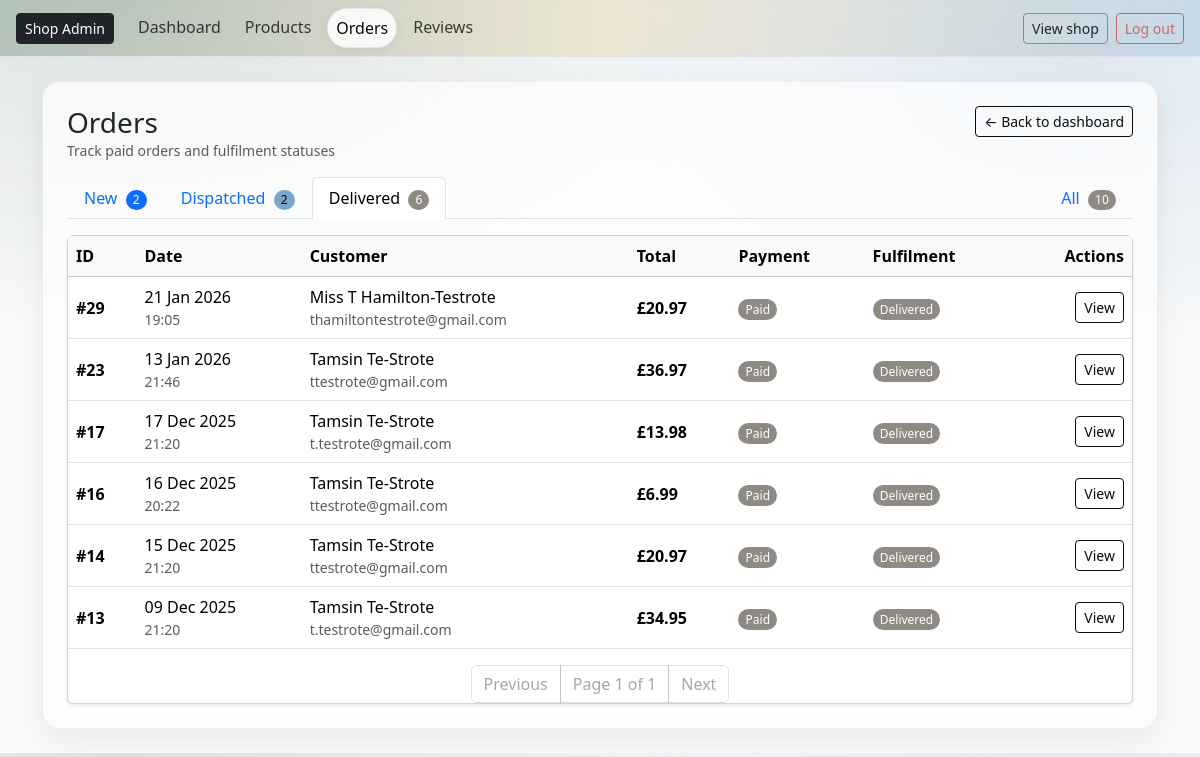
Page /owner/orders/?tab=delivered (signed in) on the committed database.
### checkout/models.py (models this page shows, shortened)
class Order(models.Model):
    PENDING = "PENDING"
    PAID = "PAID"
    FAILED = "FAILED"
    NEW = "NEW"
    DISPATCHED = "DISPATCHED"
    DELIVERED = "DELIVERED"
    CANCELLED = "CANCELLED"
    STATUS_CHOICES = [
        (PENDING, "Pending"),
        (PAID, "Paid"),
        (FAILED, "Failed"),
    ]
    FULFILMENT_CHOICES = [
        (NEW, "New"),
        (DISPATCHED, "Dispatched"),
        (DELIVERED, "Delivered"),
        (CANCELLED, "Cancelled"),
    ]
    user = models.ForeignKey(
        settings.AUTH_USER_MODEL,
        on_delete=models.SET_NULL,
        null=True,
        blank=True,
        related_name="orders",
    )
    full_name = models.CharField(max_length=100, blank=True)
    email = models.EmailField(blank=True)
    address_line1 = models.CharField(max_length=255, blank=True)
    address_line2 = models.CharField(max_length=255, blank=True)
    city = models.CharField(max_length=100, blank=True)
    postcode = models.CharField(max_length=20, blank=True)
    status = models.CharField(
        max_length=10,
        choices=STATUS_CHOICES,
        default=PENDING,
    )
    total = models.DecimalField(max_digits=8, decimal_places=2)
    stripe_session_id = models.CharField(max_length=255, blank=True)
    created_at = models.DateTimeField(auto_now_add=True)
    stock_deducted = models.BooleanField(default=False)
    fulfilment_status = models.CharField(
        max_length=12,
        choices=FULFILMENT_CHOICES,
        default=NEW,
    )
    dispatched_at = models.DateTimeField(null=True, blank=True)
    delivered_at = models.DateTimeField(null=True, blank=True)
    cancelled_at = models.DateTimeField(null=True, blank=True)

### owner/views.py (the view)
# urls.py: path("orders/", views.my_orders, name="my_orders"),
@staff_member_required(login_url="owner:owner_login")
def orders(request):
    tab = request.GET.get("tab", "new")
    base = Order.objects.all().order_by("-created_at")
    if tab == "all":
        qs = base.filter(
            status=Order.PAID,
            fulfilment_status__in=[
                    Order.DELIVERED,
                    Order.DISPATCHED,
                    Order.NEW,],)
    elif tab == "new":
        qs = base.filter(
            status=Order.PAID, fulfilment_status=Order.NEW)
    elif tab == "dispatched":
        qs = base.filter(
            status=Order.PAID, fulfilment_status=Order.DISPATCHED)
    elif tab == "delivered":
        qs = base.filter(
            status=Order.PAID, fulfilment_status=Order.DELIVERED)
    else:
        qs = base
    counts = {
        "all": base.filter(
            status=Order.PAID,
            fulfilment_status__in=[
                Order.DELIVERED, Order.DISPATCHED, Order.NEW,]).count(),
        "new": base.filter(
            status=Order.PAID, fulfilment_status=Order.NEW).count(),
        "dispatched": base.filter(
            status=Order.PAID, fulfilment_status=Order.DISPATCHED).count(),
        "delivered": base.filter(
            status=Order.PAID, fulfilment_status=Order.DELIVERED).count(),
    }
    paginator = Paginator(qs, 10)
    page_number = request.GET.get("page")
    page_obj = paginator.get_page(page_number)
    return render(request, "owner/orders.html", {
        "orders": page_obj,
        "page_obj": page_obj,
        "paginator": paginator,
        "tab": tab,
        "counts": counts,
    })

### cart/context_processors.py (called while the page is built)
def cart_count(request):
    cart = get_or_create_cart(request)
    try:
        count = sum(i.qty for i in cart.items.all())
    except Exception:
        count = 0
    return {"cart_count": count}

### cart/utils.py (called while the page is built)
def get_or_create_cart(request):
    if not request.session.session_key:
        request.session.create()
    request.session.set_expiry(60 * 60 * 24 * 14)
    session_key = request.session.session_key
    if request.user.is_authenticated:
        cart, created = Cart.objects.get_or_create(
            user=request.user,
            defaults={"session_key": session_key},
        )
        if not cart.session_key:
            cart.session_key = session_key
            cart.save(update_fields=["session_key"])
        return cart
    cart, _ = Cart.objects.get_or_create(user=None, session_key=session_key)
    return cart

### owner/templates/owner/orders.html (shortened to what this page needs)
{% extends "owner/base_owner.html" %}
{% load tag_extras %}
{% block content %}
<div class="d-flex justify-content-between align-items-start mb-3">
  <div>
    <h1 class="h3 mb-0">Orders</h1>
    <div class="text-muted small">Track paid orders and fulfilment statuses</div>
  </div>
      <a href="{% url 'owner:owner_dashboard' %}" class="btn btn-sm btn-outline-secondary mb-2">
      ← Back to dashboard
    </a>
</div>
<ul class="nav nav-tabs mb-3">
  <li class="nav-item">
    <a class="nav-link {% if tab == 'new' %}active{% endif %}" href="?tab=new">
      New
      {% if counts.new %}
        <span class="badge text-bg-primary ms-1">{{ counts.new }}</span>
      {% else %}
        <span class="badge text-bg-light border ms-1">0</span>
      {% endif %}
    </a>
  </li>
  <li class="nav-item">
    <a class="nav-link {% if tab == 'dispatched' %}active{% endif %}" href="?tab=dispatched">
      Dispatched
      {% if counts.dispatched %}
        <span class="badge text-bg-info ms-1">{{ counts.dispatched }}</span>
      {% else %}
        <span class="badge text-bg-light border ms-1">0</span>
      {% endif %}
    </a>
  </li>
  <li class="nav-item">
    <a class="nav-link {% if tab == 'delivered' %}active{% endif %}" href="?tab=delivered">
      Delivered
      {% if counts.delivered %}
        <span class="badge text-bg-success ms-1">{{ counts.delivered }}</span>
      {% else %}
        <span class="badge text-bg-light border ms-1">0</span>
      {% endif %}
    </a>
  </li>
  <li class="nav-item ms-auto">
    <a class="nav-link {% if tab == 'all' %}active{% endif %}" href="?tab=all">
      All
      <span class="badge text-bg-secondary ms-1">{{ counts.all }}</span>
    </a>
  </li>
</ul>
<div class="card shadow-sm">
  <div class="table-responsive">
    <table class="table align-middle mb-0">
      <thead class="table-light">
        <tr>
          <th>ID</th>
          <th>Date</th>
          <th>Customer</th>
          <th>Total</th>
          <th>Payment</th>
          <th>Fulfilment</th>
          <th class="text-end">Actions</th>
        </tr>
      </thead>
      <tbody>
        {% for o in orders %}
          <tr>
            <td class="fw-semibold">#{{ o.id }}</td>
            <td>
              {{ o.created_at|date:"d M Y" }}
              <div class="text-muted small">{{ o.created_at|date:"H:i" }}</div>
            </td>
            <td>
              {{ o.full_name|default:o.email|default:"Guest" }}
              {% if o.email %}
                <div class="text-muted small text-truncate" style="max-width: 260px;">{{ o.email }}</div>
              {% endif %}
            </td>
            <td class="fw-semibold">£{{ o.total }}</td>
            <td>
              {% if o.status == "PAID" %}
                <span class="badge text-bg-success">Paid</span>
              {% elif o.status == "PENDING" %}
                <span class="badge text-bg-warning">Pending</span>
              {% else %}
                <span class="badge text-bg-danger">Failed</span>
              {% endif %}
            </td>
            <td>
              {% if o.fulfilment_status == "NEW" %}
                <span class="badge text-bg-secondary">New</span>
              {% elif o.fulfilment_status == "DISPATCHED" %}
                <span class="badge text-bg-info">Dispatched</span>
              {% elif o.fulfilment_status == "DELIVERED" %}
                <span class="badge text-bg-success">Delivered</span>
              {% elif o.fulfilment_status == "CANCELLED" %}
                <span class="badge text-bg-dark">Cancelled</span>
              {% else %}
                <span class="badge text-bg-light border">—</span>
              {% endif %}
            </td>
            <td class="text-end">
              <div class="d-flex flex-wrap justify-content-end align-items-center gap-2">
                <a class="btn btn-sm btn-outline-secondary"
                  href="{% url 'owner:owner_order_detail' o.id %}">
                  View
                </a>
              </div>
            </td>
          </tr>
        {% endfor %}
      </tbody>
    </table>
    <nav class="mt-3">
      <ul class="pagination justify-content-center mb-0">
        {% if page_obj.has_previous %}
          <li class="page-item">
            <a class="page-link"
              href="?{% querystring request.GET 'page' page_obj.previous_page_number %}">
              Previous
            </a>
          </li>
        {% else %}
          <li class="page-item disabled"><span class="page-link">Previous</span></li>
        {% endif %}
        <li class="page-item disabled">
          <span class="page-link">Page {{ page_obj.number }} of {{ page_obj.paginator.num_pages }}</span>
        </li>
        {% if page_obj.has_next %}
          <li class="page-item">
            <a class="page-link"
              href="?{% querystring request.GET 'page' page_obj.next_page_number %}">
              Next
            </a>
          </li>
        {% else %}
          <li class="page-item disabled"><span class="page-link">Next</span></li>
        {% endif %}
      </ul>
    </nav>
  </div>
</div>
{% endblock content %}

### static/css/base-admin.css (style rules this page uses)
:root { --bb-primary: #0a0b0b; --bb-secondary: #8f8a83; --bb-success: #8f8a83; --bb-warning: #e3b35a; --bb-danger: #c46a6a; --bb-info: #7aa6c9; --bb-bg-soft: rgba(255, 255, 255, .85); --bb-border-soft: rgba(0, 0, 0, .08); --bb-shadow-soft: 0 12px 30px rgba(0, 0, 0, .06); --bb-primary: #0a0b0b; --bb-primary-dark: #0a0b0b; --bb-cream: #f6f4f0; --bb-text: #333333; }
body.bb-admin { background: radial-gradient(1200px 600px at 10% 0%, rgba(95, 127, 107, .18), transparent 55%), radial-gradient(900px 500px at 90% 10%, rgba(122, 166, 201, .20), transparent 55%), #f8f9fa; }
.btn-outline-secondary { background: var(--aa-primary); border-color: var(--aa-primary); color: var(--bb-primary); }
.badge { border-radius: 999px; font-weight: 500; padding: .35em .6em; }
.text-bg-success { background-color: var(--bb-success) !important; }
.text-bg-info { background-color: var(--bb-info) !important; }
.text-bg-secondary { background-color: var(--bb-secondary) !important; }
.pagination .page-link { color: var(--bb-primary); border-color: rgba(0,0,0,.12); }
.pagination .page-item.disabled .page-link { color: rgba(0,0,0,.35); background-color: transparent; }

### rows in the picture
Order: id "29", created_at "21 Jan 2026", created_at "19:05", full_name "Miss T Hamilton-Testrote", email "thamiltontestrote@gmail.com", total "20.97", status "Paid", fulfilment_status "Delivered"
Order: id "23", created_at "13 Jan 2026", created_at "21:46", full_name "Tamsin Te-Strote", email "ttestrote@gmail.com", total "36.97", status "Paid", fulfilment_status "Delivered"
Order: id "17", created_at "17 Dec 2025", created_at "21:20", full_name "Tamsin Te-Strote", email "t.testrote@gmail.com", total "13.98", status "Paid", fulfilment_status "Delivered"
Order: id "16", created_at "16 Dec 2025", created_at "20:22", full_name "Tamsin Te-Strote", email "ttestrote@gmail.com", total "6.99", status "Paid", fulfilment_status "Delivered"
Order: id "14", created_at "15 Dec 2025", created_at "21:20", full_name "Tamsin Te-Strote", email "ttestrote@gmail.com", total "20.97", status "Paid", fulfilment_status "Delivered"
Order: id "13", created_at "09 Dec 2025", created_at "21:20", full_name "Tamsin Te-Strote", email "t.testrote@gmail.com", total "34.95", status "Paid", fulfilment_status "Delivered"

### other values in the picture
{{ counts.new }} "2"
{{ counts.dispatched }} "2"
{{ counts.delivered }} "6"
{{ counts.all }} "10"
{{ page_obj.number }} "1"
{{ page_obj.paginator.num_pages }} "1"
